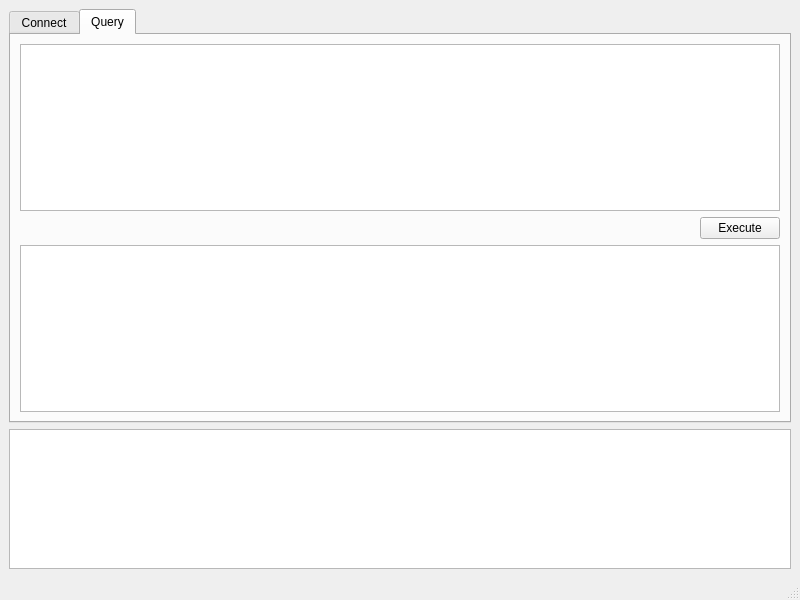
<?xml version="1.0" encoding="UTF-8"?>
<ui version="4.0">
 <class>MainWindow</class>
 <widget class="QMainWindow" name="MainWindow">
  <property name="geometry">
   <rect>
    <x>0</x>
    <y>0</y>
    <width>800</width>
    <height>600</height>
   </rect>
  </property>
  <property name="windowTitle">
   <string>MainWindow</string>
  </property>
  <widget class="QWidget" name="centralwidget">
   <layout class="QVBoxLayout" name="verticalLayout_2">
    <item>
     <widget class="QTabWidget" name="tabWidget">
      <property name="currentIndex">
       <number>1</number>
      </property>
      <widget class="QWidget" name="connectTab">
       <attribute name="title">
        <string>Connect</string>
       </attribute>
       <layout class="QHBoxLayout" name="horizontalLayout">
        <item>
         <spacer name="horizontalSpacer_2">
          <property name="orientation">
           <enum>Qt::Horizontal</enum>
          </property>
          <property name="sizeHint" stdset="0">
           <size>
            <width>40</width>
            <height>20</height>
           </size>
          </property>
         </spacer>
        </item>
        <item>
         <layout class="QVBoxLayout" name="verticalLayout">
          <item>
           <layout class="QFormLayout" name="formLayout">
            <item row="0" column="0">
             <widget class="QLabel" name="label">
              <property name="text">
               <string>Hostname:</string>
              </property>
             </widget>
            </item>
            <item row="0" column="1">
             <widget class="QLineEdit" name="conn_hostnameEdit"/>
            </item>
            <item row="2" column="0">
             <widget class="QLabel" name="label_2">
              <property name="text">
               <string>Database Name:</string>
              </property>
             </widget>
            </item>
            <item row="3" column="0">
             <widget class="QLabel" name="label_3">
              <property name="text">
               <string>Username:</string>
              </property>
             </widget>
            </item>
            <item row="4" column="0">
             <widget class="QLabel" name="label_4">
              <property name="text">
               <string>Password:</string>
              </property>
             </widget>
            </item>
            <item row="2" column="1">
             <widget class="QLineEdit" name="conn_databaseNameEdit">
              <property name="text">
               <string>DormitoryManager</string>
              </property>
             </widget>
            </item>
            <item row="3" column="1">
             <widget class="QLineEdit" name="conn_usernameEdit">
              <property name="text">
               <string>sa</string>
              </property>
             </widget>
            </item>
            <item row="4" column="1">
             <widget class="QLineEdit" name="conn_passwordEdit">
              <property name="text">
               <string>123456</string>
              </property>
              <property name="echoMode">
               <enum>QLineEdit::Password</enum>
              </property>
             </widget>
            </item>
            <item row="1" column="0">
             <widget class="QLabel" name="label_5">
              <property name="text">
               <string>Port:</string>
              </property>
             </widget>
            </item>
            <item row="1" column="1">
             <widget class="QLineEdit" name="conn_portEdit">
              <property name="text">
               <string>1433</string>
              </property>
             </widget>
            </item>
            <item row="5" column="1">
             <widget class="QCheckBox" name="conn_showPasswordBox">
              <property name="text">
               <string>Show Password</string>
              </property>
             </widget>
            </item>
           </layout>
          </item>
          <item>
           <layout class="QHBoxLayout" name="horizontalLayout_2">
            <item>
             <widget class="QPushButton" name="conn_openButton">
              <property name="text">
               <string>Open</string>
              </property>
             </widget>
            </item>
            <item>
             <widget class="QPushButton" name="conn_closeButton">
              <property name="text">
               <string>Close</string>
              </property>
             </widget>
            </item>
           </layout>
          </item>
          <item>
           <spacer name="verticalSpacer">
            <property name="orientation">
             <enum>Qt::Vertical</enum>
            </property>
            <property name="sizeHint" stdset="0">
             <size>
              <width>20</width>
              <height>40</height>
             </size>
            </property>
           </spacer>
          </item>
         </layout>
        </item>
        <item>
         <spacer name="horizontalSpacer">
          <property name="orientation">
           <enum>Qt::Horizontal</enum>
          </property>
          <property name="sizeHint" stdset="0">
           <size>
            <width>40</width>
            <height>20</height>
           </size>
          </property>
         </spacer>
        </item>
       </layout>
      </widget>
      <widget class="QWidget" name="queryTab">
       <attribute name="title">
        <string>Query</string>
       </attribute>
       <layout class="QVBoxLayout" name="verticalLayout_3">
        <item>
         <widget class="QPlainTextEdit" name="query_queryEdit"/>
        </item>
        <item>
         <layout class="QHBoxLayout" name="horizontalLayout_3">
          <item>
           <spacer name="horizontalSpacer_3">
            <property name="orientation">
             <enum>Qt::Horizontal</enum>
            </property>
            <property name="sizeHint" stdset="0">
             <size>
              <width>40</width>
              <height>20</height>
             </size>
            </property>
           </spacer>
          </item>
          <item>
           <widget class="QPushButton" name="query_execButton">
            <property name="text">
             <string>Execute</string>
            </property>
           </widget>
          </item>
         </layout>
        </item>
        <item>
         <widget class="QTableView" name="query_queryView"/>
        </item>
       </layout>
      </widget>
     </widget>
    </item>
    <item>
     <widget class="QPlainTextEdit" name="stateEdit">
      <property name="readOnly">
       <bool>true</bool>
      </property>
     </widget>
    </item>
   </layout>
  </widget>
  <widget class="QMenuBar" name="menubar">
   <property name="geometry">
    <rect>
     <x>0</x>
     <y>0</y>
     <width>800</width>
     <height>26</height>
    </rect>
   </property>
  </widget>
  <widget class="QStatusBar" name="statusbar"/>
 </widget>
 <resources/>
 <connections/>
</ui>
